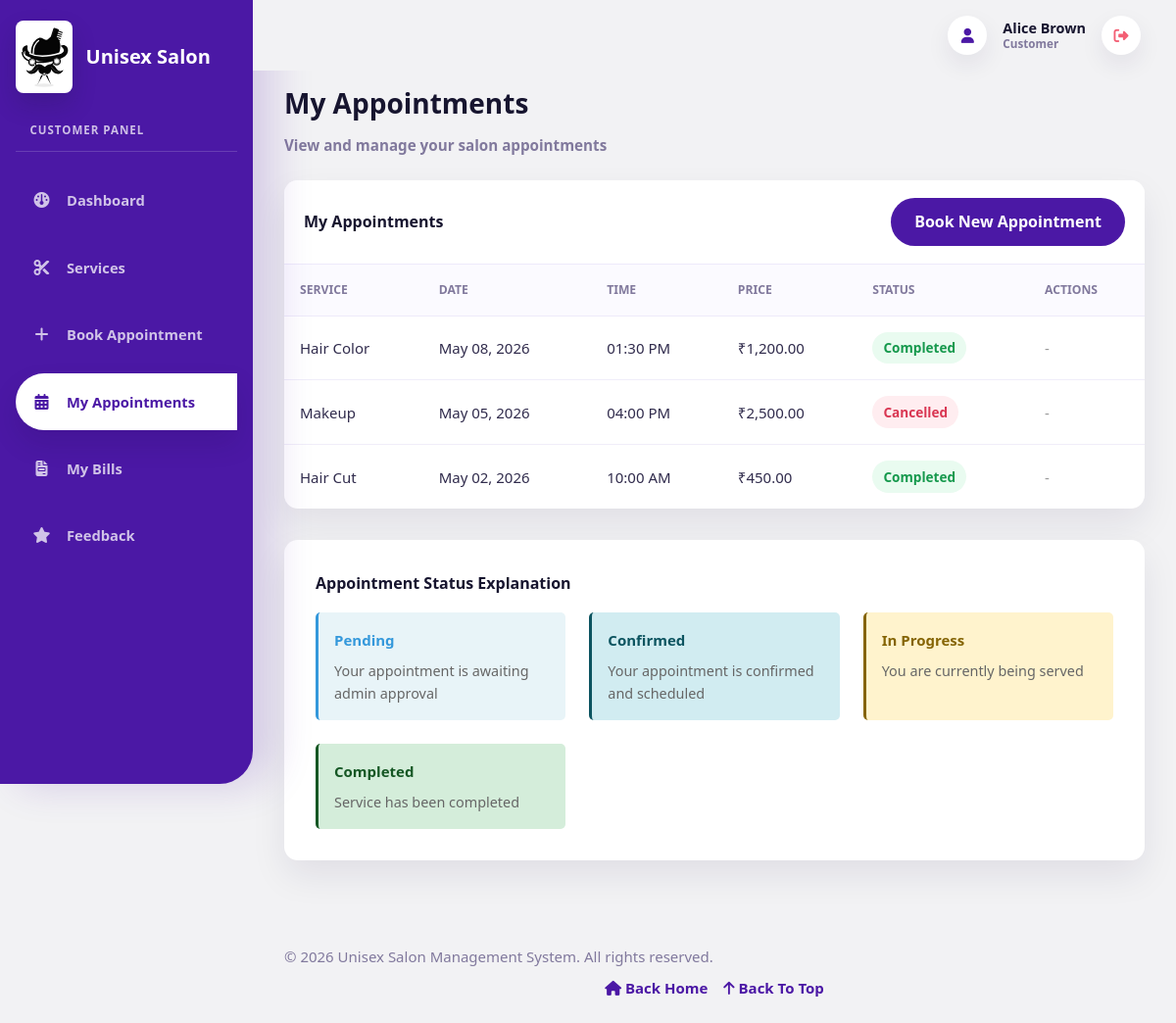
Page /customer/my_appointments.php (signed in) on the committed database.
### tables this page shows
CREATE TABLE `appointments` (
  `id` int NOT NULL AUTO_INCREMENT,
  `customer_id` int NOT NULL,
  `staff_id` int DEFAULT NULL,
  `service_id` int NOT NULL,
  `appointment_date` date NOT NULL,
  `appointment_time` time NOT NULL,
  `status` enum('pending','approved','rejected','confirmed','in-progress','completed','cancelled') DEFAULT 'pending',
  `notes` text,
  `created_at` timestamp NULL DEFAULT CURRENT_TIMESTAMP,
  `updated_at` timestamp NULL DEFAULT CURRENT_TIMESTAMP ON UPDATE CURRENT_TIMESTAMP,
  PRIMARY KEY (`id`),
  KEY `service_id` (`service_id`),
  KEY `idx_customer` (`customer_id`),
  KEY `idx_staff` (`staff_id`),
  KEY `idx_date` (`appointment_date`),
  CONSTRAINT `appointments_ibfk_1` FOREIGN KEY (`customer_id`) REFERENCES `customers` (`id`) ON DELETE CASCADE,
  CONSTRAINT `appointments_ibfk_2` FOREIGN KEY (`staff_id`) REFERENCES `staff` (`id`) ON DELETE SET NULL,
  CONSTRAINT `appointments_ibfk_3` FOREIGN KEY (`service_id`) REFERENCES `services` (`id`) ON DELETE CASCADE
);

CREATE TABLE `services` (
  `id` int NOT NULL AUTO_INCREMENT,
  `name` varchar(100) NOT NULL,
  `description` text,
  `price` decimal(10,2) NOT NULL,
  `duration` int NOT NULL,
  `category` varchar(50) DEFAULT NULL,
  `gender_category` enum('Male','Female','Kids','Unisex') NOT NULL DEFAULT 'Unisex',
  `status` enum('active','inactive') DEFAULT 'active',
  `image` varchar(255) DEFAULT NULL,
  `created_at` timestamp NULL DEFAULT CURRENT_TIMESTAMP,
  `updated_at` timestamp NULL DEFAULT CURRENT_TIMESTAMP ON UPDATE CURRENT_TIMESTAMP,
  PRIMARY KEY (`id`),
  UNIQUE KEY `name` (`name`)
);

### includes/auth.php (called while the page is built, shortened)
<?php
function isLoggedIn() {
    return isset($_SESSION['user_id']);
}
function hasRole($role) {
    return isset($_SESSION['role']) && $_SESSION['role'] === $role;
}
function getCustomerById($id) {
    return fetchOne("SELECT * FROM customers WHERE id = $id LIMIT 1");
}
function getCurrentCustomer() {
    if (isLoggedIn() && hasRole('customer')) {
        return getCustomerById($_SESSION['user_id']);
    }
    return null;
}
?>

### config/db.php (called while the page is built, shortened)
<?php
$conn = new mysqli(DB_HOST, DB_USER, DB_PASSWORD, DB_NAME);
$conn->set_charset("utf8");
function fetchAll($query) {
    global $conn;
    $result = $conn->query($query);
    return $result->fetch_all(MYSQLI_ASSOC);
}
function fetchOne($query) {
    global $conn;
    $result = $conn->query($query);
    return $result->fetch_assoc();
}
function formatCurrency($amount) {
    return '₹' . number_format((float)$amount, 2);
}
function formatDate($date) {
    return date('M d, Y', strtotime($date));
}
?>

### customer/my_appointments.php (the view, shortened to what this page needs)
<?php
require_once '../config/db.php';
require_once '../includes/auth.php';
$customer = getCurrentCustomer();
$customer_id = $customer['id'];
$appointments = fetchAll("
    SELECT a.*, s.name as service_name, s.price
    FROM appointments a
    JOIN services s ON a.service_id = s.id
    WHERE a.customer_id = $customer_id
    ORDER BY a.appointment_date DESC, a.appointment_time DESC
");
?>
<!DOCTYPE html>
<html lang="en">
<head>
    <link rel="stylesheet" href="<?php echo BASE_URL; ?>assets/css/style.css">
</head>
<body>
    <?php include '../includes/header.php'; ?>
    <?php include '../includes/sidebar.php'; ?>
    <div class="main-content">
        <div class="page-header">
            <h1>My Appointments</h1>
            <p>View and manage your salon appointments</p>
        </div>
        <div class="table-container">
            <div class="table-header flex-between">
                <h2>My Appointments</h2>
                <a href="<?php echo BASE_URL; ?>customer/book_appointment.php" class="btn btn-primary btn-sm">Book New Appointment</a>
            </div>
            <table>
                <thead>
                    <tr>
                        <th>Service</th>
                        <th>Date</th>
                        <th>Time</th>
                        <th>Price</th>
                        <th>Status</th>
                        <th>Actions</th>
                    </tr>
                </thead>
                <tbody>
                    <?php if ($appointments): ?>
                        <?php foreach ($appointments as $appt): ?>
                            <tr>
                                <td><?php echo htmlspecialchars($appt['service_name']); ?></td>
                                <td><?php echo formatDate($appt['appointment_date']); ?></td>
                                <td><?php echo date('h:i A', strtotime($appt['appointment_time'])); ?></td>
                                <td><?php echo formatCurrency($appt['price']); ?></td>
                                <td>
                                    <?php
                                    $status = $appt['status'];
                                    $badge_class = 'badge-primary';
                                    if ($status === 'confirmed') $badge_class = 'badge-info';
                                    elseif ($status === 'in-progress') $badge_class = 'badge-warning';
                                    elseif ($status === 'completed') $badge_class = 'badge-success';
                                    elseif ($status === 'cancelled') $badge_class = 'badge-danger';
                                    ?>
                                    <span class="badge <?php echo $badge_class; ?>"><?php echo ucfirst($status); ?></span>
                                </td>
                                <td>
                                    <?php if ($status !== 'completed' && $status !== 'cancelled'): ?>
                                        <a href="<?php echo BASE_URL; ?>customer/book_appointment.php?service_id=<?php echo (int)$appt['service_id']; ?>" class="btn btn-secondary btn-sm">Reschedule</a>
                                        <a href="<?php echo BASE_URL; ?>customer/my_appointments.php?cancel_id=<?php echo $appt['id']; ?>" class="btn btn-danger btn-sm" onclick="return confirm('Cancel this appointment?')">Cancel</a>
                                    <?php else: ?>
                                        <span style="color: #999;">-</span>
                                    <?php endif; ?>
                                </td>
                            </tr>
                        <?php endforeach; ?>
                    <?php else: ?>
                        <tr>
                            <td colspan="6" class="text-center">No appointments yet. <a href="<?php echo BASE_URL; ?>customer/book_appointment.php">Book one now!</a></td>
                        </tr>
                    <?php endif; ?>
                </tbody>
            </table>
        </div>
        <div class="form-container" style="margin-top: 2rem;">
            <h3 style="margin-bottom: 1rem; color: #8B5FBF;">Appointment Status Explanation</h3>
            <div style="display: grid; grid-template-columns: repeat(auto-fit, minmax(200px, 1fr)); gap: 1.5rem;">
                <div style="padding: 1rem; background: #e8f4f8; border-radius: 5px; border-left: 3px solid #3498DB;">
                    <strong style="color: #3498DB;">Pending</strong>
                    <p style="margin-top: 0.5rem; font-size: 0.9rem; color: #666;">Your appointment is awaiting admin approval</p>
                </div>
                <div style="padding: 1rem; background: #d1ecf1; border-radius: 5px; border-left: 3px solid #0c5460;">
                    <strong style="color: #0c5460;">Confirmed</strong>
                    <p style="margin-top: 0.5rem; font-size: 0.9rem; color: #666;">Your appointment is confirmed and scheduled</p>
                </div>
                <div style="padding: 1rem; background: #fff3cd; border-radius: 5px; border-left: 3px solid #856404;">
                    <strong style="color: #856404;">In Progress</strong>
                    <p style="margin-top: 0.5rem; font-size: 0.9rem; color: #666;">You are currently being served</p>
                </div>
                <div style="padding: 1rem; background: #d4edda; border-radius: 5px; border-left: 3px solid #155724;">
                    <strong style="color: #155724;">Completed</strong>
                    <p style="margin-top: 0.5rem; font-size: 0.9rem; color: #666;">Service has been completed</p>
                </div>
            </div>
        </div>
    </div>
    <?php include '../includes/footer.php'; ?>
</body>
</html>

### rows in the picture
appointments: service.name "Hair Color", appointment_date "May 08, 2026", appointment_time "01:30 PM", service.price "₹1,200.00", status "Completed"
appointments: service.name "Makeup", appointment_date "May 05, 2026", appointment_time "04:00 PM", service.price "₹2,500.00", status "Cancelled"
appointments: service.name "Hair Cut", appointment_date "May 02, 2026", appointment_time "10:00 AM", service.price "₹450.00", status "Completed"

### other values in the picture
$_SESSION['name'] "Alice Brown"
$_SESSION['role'] "Customer"
